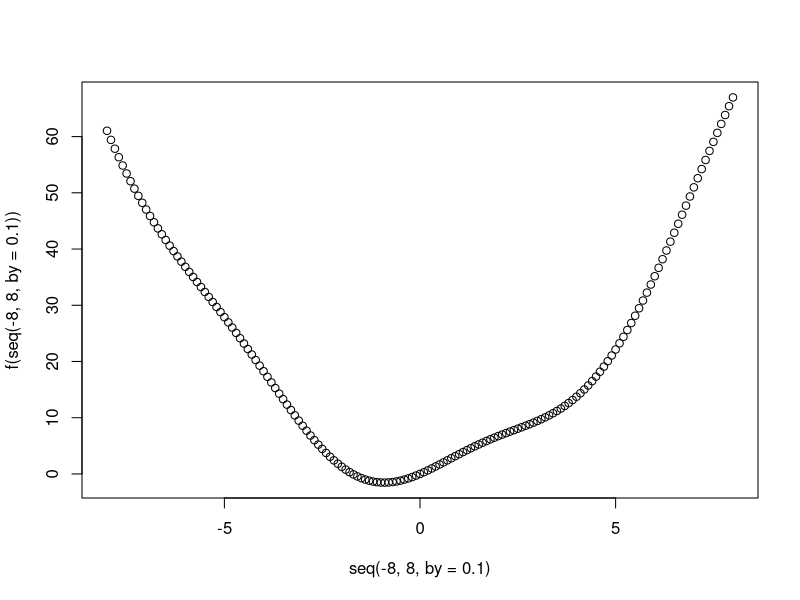
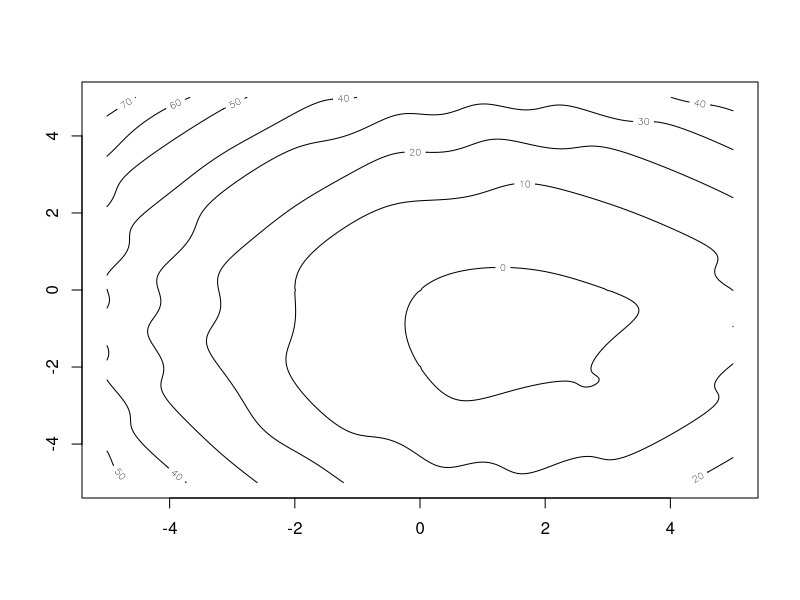

Write the R code that produced these figures, in order.
## ---- chunk 1
f <- function(x) x^2 + 3 * sin(x)
plot(x = seq(-8,8, by = 0.1), y = f(seq(-8,8, by = 0.1)))
## ---- chunk 2
optimize(f, c(-3,3))
## ---- chunk 3
optimize(f, c(-3,3),maximum = T)
## ---- chunk 4
fm <- function(x) x[1]^2 + x[2]^2 - 3 * x[1] + 2*x[2] + sin(x[1]*x[2])

x_min <- -5
x_max <- 5
y_min <- -5
y_max <- 5
x <- seq(-5, 5, by = 0.05)
y <- seq(-5, 5, by = 0.05)
z <- matrix(nrow=length(x), ncol=length(y))
for(i in 1:length(x)){
  for(j in 1:length(y)){
    z[i,j] <- fm(c(x[i],y[j]))
  }
}
contour(x,y,z)

## ---- chunk 5
optim(c(-5,5),fm)
